Frame 1 (no input): blank canvas, image omitted
Frame 60 (no input): blank canvas, image omitted
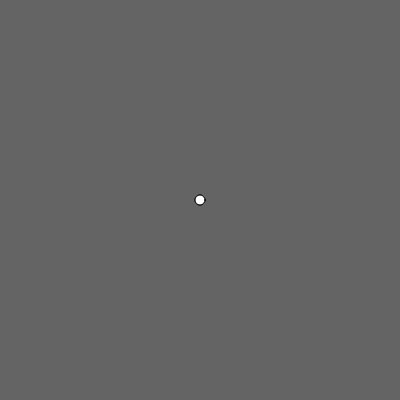
Frame 120 (the mouse pressed at the canvas centre since frame 60)

The p5.js sketch whose frames 1 and 60 were blank and that drew this single picture after the mouse press (run headless with seeded random() and noise() and a simulated clock; from frame 60 on, the mouse is pressed at the canvas centre):

// p5.js sketch
// ── sketch.js


let particles = [];

let height = 400;
let width = 400;

function setup() {
  createCanvas(width, height);
  particles = [];
}

function map_point_to_num(p){
  let x = map(p[0],0,width,0,1);
  let y = map(p[1],0,height,0,1);
  let out_p = [x,y];
  return out_p;  
}

function map_point_to_draw(p){
  let x = map(p[0],0,1,0,width);
  let y = map(p[1],0,1,0,height);
  let out_p = [x,y];
  return out_p;  
}

function mousePressed() {
  let p = [mouseX,mouseY]
  particles.push(map_point_to_num(p));
}

function compute_regression(){
 
  let x_mean = 0;
  let y_mean = 0;
  
  for( let p of particles)
  {
    x_mean += p[0];
    y_mean += p[1];
    
  }  

  x_mean /= particles.length;
  y_mean /= particles.length;

  let numerator = 0;
  let denominator = 0;
  for( let p of particles)
  {
    numerator += (p[0] - x_mean)*(p[1] - y_mean);
    denominator += (p[0] - x_mean)*(p[0] - x_mean);
  }   
  let slop = numerator/denominator;
  
  let y_start = y_mean - x_mean*slop;

  return [slop,y_start];
}

function draw() {
  background(100);

  circle(mouseX,mouseY,10);

  for( let p of particles)
  {
    let p_to_draw = map_point_to_draw(p);
    circle(p_to_draw[0],p_to_draw[1],10);
  }

  if( 1 < particles.length)
  {
    let line_equation = compute_regression();
    let line_pA = map_point_to_draw([0,line_equation[1]]);
    let line_pB = map_point_to_draw([1,line_equation[0]+line_equation[1]]);
    line(line_pA[0], line_pA[1], line_pB[0], line_pB[1]);
  }

 
  
}
